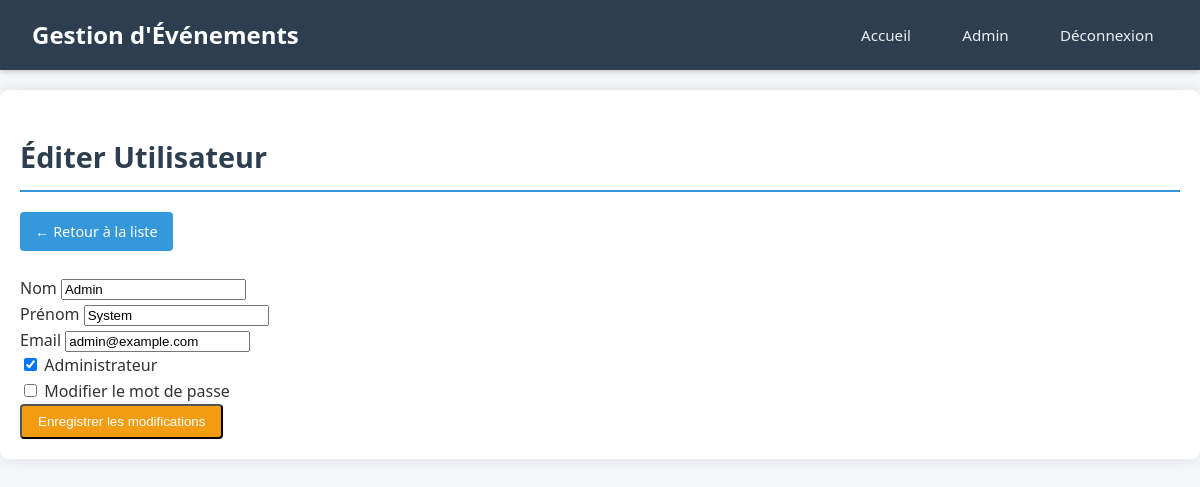
Page /editer_utilisateur.php?id=2 (signed in) on the committed database.
### tables this page shows
CREATE TABLE `utilisateurs` (
  `id` int(11) NOT NULL,
  `nom` varchar(50) NOT NULL,
  `prenom` varchar(50) NOT NULL,
  `email` varchar(100) NOT NULL,
  `mot_de_passe` varchar(255) NOT NULL,
  `is_admin` tinyint(1) DEFAULT '0',
  `date_inscription` timestamp NOT NULL DEFAULT CURRENT_TIMESTAMP
);

### editer_utilisateur.php (the view, shortened to what this page needs)
<?php
require_once 'db_config.php';
$user = null;
if (isset($_GET['id'])) {
    $user_id = intval($_GET['id']);
    $stmt = $conn->prepare("SELECT id, nom, prenom, email, is_admin FROM utilisateurs WHERE id = ?");
    $stmt->bind_param("i", $user_id);
    $stmt->execute();
    $result = $stmt->get_result();
    $user = $result->fetch_assoc();
}
?>
<!DOCTYPE html>
<html lang="fr">
<head>
    <link rel="stylesheet" href="styleadmin.css">
    <link rel="stylesheet" href="style_utilisateurs.css">
</head>
<body>
    <?php include 'header.php'; ?>
    <div class="admin-container">
        <h2>Éditer Utilisateur</h2>
        <div class="admin-actions">
            <a href="gestion_utilisateurs.php">← Retour à la liste</a>
        </div>
        <form method="post" class="user-form">
            <div class="form-row">
                <div class="form-group">
                    <label for="nom">Nom</label>
                    <input type="text" id="nom" name="nom" value="<?= htmlspecialchars($user['nom']) ?>" required>
                </div>
                <div class="form-group">
                    <label for="prenom">Prénom</label>
                    <input type="text" id="prenom" name="prenom" value="<?= htmlspecialchars($user['prenom']) ?>" required>
                </div>
            </div>
            <div class="form-row">
                <div class="form-group">
                    <label for="email">Email</label>
                    <input type="email" id="email" name="email" value="<?= htmlspecialchars($user['email']) ?>" required>
                </div>
                <div class="form-group">
                    <label>
                        <input type="checkbox" name="is_admin" value="1" <?= $user['is_admin'] ? 'checked' : '' ?>>
                        Administrateur
                    </label>
                </div>
            </div>
            <div class="form-row">
                <div class="form-group">
                    <label>
                        <input type="checkbox" name="change_password" id="change_password">
                        Modifier le mot de passe
                    </label>
                </div>
            </div>
            <div class="form-row">
                <button type="submit" class="btn-edit">Enregistrer les modifications</button>
            </div>
        </form>
    </div>
</body>
</html>

### styleadmin.css (style rules this page uses)
body { font-family: 'Segoe UI', Tahoma, Geneva, Verdana, sans-serif; line-height: 1.6; color: #333; background-color: #f5f7fa; margin: 0; padding: 0; }
.admin-container { max-width: 1200px; margin: 2rem auto; padding: 2rem; background-color: #fff; box-shadow: 0 0 20px rgba(0, 0, 0, 0.08); border-radius: 10px; }
.admin-container h2 { color: #2c3e50; margin-bottom: 1.5rem; padding-bottom: 0.5rem; border-bottom: 2px solid #3498db; font-size: 1.8rem; }
.admin-actions { display: flex; gap: 1rem; margin-bottom: 2rem; flex-wrap: wrap; }
.admin-actions a { padding: 0.6rem 1.2rem; background-color: #3498db; color: white; text-decoration: none; border-radius: 6px; transition: all 0.3s ease; font-size: 0.95rem; display: flex; align-items: center; gap: 0.5rem; }
.btn-edit { background-color: #f39c12; color: white; padding: 0.5rem 1rem; border-radius: 4px; text-decoration: none; transition: all 0.2s; display: inline-flex; align-items: center; gap: 0.5rem; }

### style_utilisateurs.css (style rules this page uses)
.admin-container { max-width: 1200px; margin: 20px auto; padding: 20px; background-color: #fff; box-shadow: 0 0 15px rgba(0, 0, 0, 0.1); border-radius: 8px; }
.admin-container h2 { color: #2c3e50; border-bottom: 2px solid #3498db; padding-bottom: 10px; margin-bottom: 20px; }
.admin-actions { display: flex; gap: 15px; margin-bottom: 25px; flex-wrap: wrap; }
.admin-actions a { padding: 8px 15px; background-color: #3498db; color: white; text-decoration: none; border-radius: 4px; transition: all 0.3s; font-size: 0.9em; }

### rows in the picture
utilisateurs: nom "Admin", prenom "System", email "admin@example.com", is_admin "☑"
